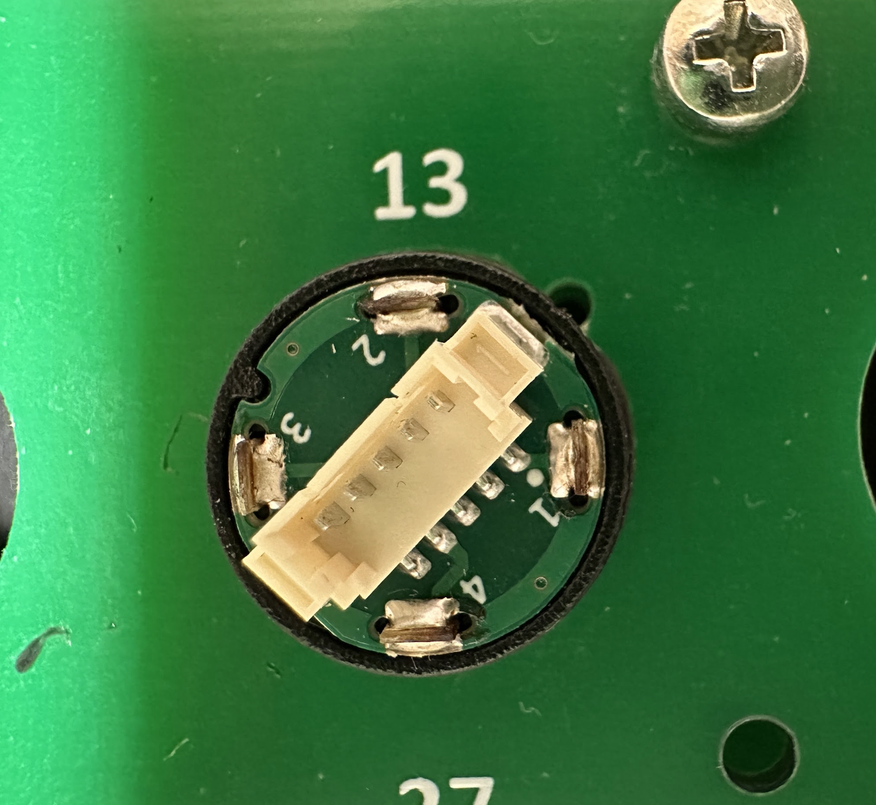
#> input picture sift/dataset/correct.png, 876 x 805 px, shrunk from 1720 x 1580 before the run; the run also reads 1 picture not shown here
$ python sift_detector1.py   (older library calls are emulated)
#> lines starting #> are read from the running program, lines starting #| are printed output that depends on the picture; after the words box and inside, x2 and y2 are one past the last pixel; in counts of white or black regions, pixels touching at a corner belong together
import time

import cv2
import matplotlib.pyplot as plt
import numpy as np

img_bgr = cv2.imread("dataset/correct.png")
#> img_bgr is the input picture: shape (805, 876, 3); mean B, G, R 65, 121.6, 60

img_truth = cv2.imread('img/truth.png', cv2.IMREAD_GRAYSCALE)  # truth image (searched pattern)
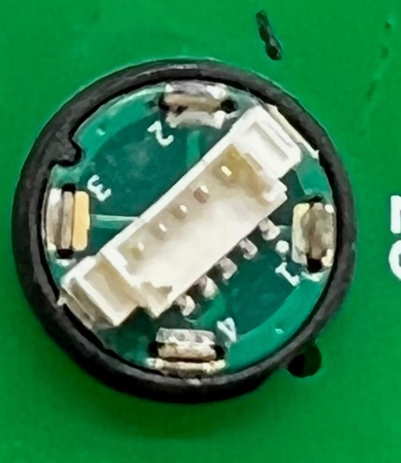
#> input picture sift/img/truth.png, 401 x 463 px, shrunk from 786 x 908 before the run
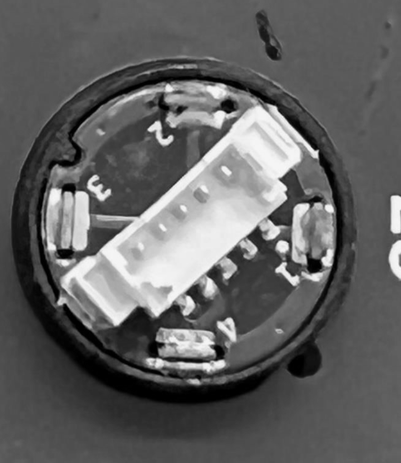
#> img_truth: shape (463, 401); min 0, max 248, mean 97.6
img_scene = cv2.imread('img/2.png', cv2.IMREAD_GRAYSCALE)  # query image (pattern in a scene)

start_time = time.time()

sift = cv2.SIFT_create()

kp_truth, des_truth = sift.detectAndCompute(img_truth, None)
#> kp_truth = 727 keypoints; strongest (x, y, size): (282, 247, 7.3), (314, 265, 9.5), (228, 105, 9.4), (219, 91, 10.8)
kp_scene, des_scene = sift.detectAndCompute(img_scene, None)
#> kp_scene has the same summary as kp_truth

"""
algorithm takes an integer, what is missing from the tutorial is the initialisation of FLANN_INDEX_KDTREE and FLANN_INDEX_LSH with different values. (The upper case should have been a hint that these are meant as descriptive labels of fixed integer values.
"""
FLANN_INDEX_KDTREE = 1

index_params = dict(algorithm=FLANN_INDEX_KDTREE, trees=5)
search_params = dict(checks=50)

"""
FlannBasedMatcher() calls its nearest search methods to find the best matches
"""
feature_matcher = cv2.FlannBasedMatcher(index_params, search_params)

"""
 Finds the k best matches for each descriptor from a query set.
"""
matches = feature_matcher.knnMatch(des_scene, des_truth, k=2)
#> matches = 727 matches

nn_match_ratio = 0.7
good_matches = [m for m, n in matches if m.distance < nn_match_ratio * n.distance]
#> good_matches = 727 matches

img_matches = cv2.drawMatchesKnn(img_truth,
                                 kp_truth,
                                 img_scene,
                                 kp_scene,
                                 [[m] for m in good_matches],
                                 None,
                                 flags=cv2.DrawMatchesFlags_NOT_DRAW_SINGLE_POINTS)
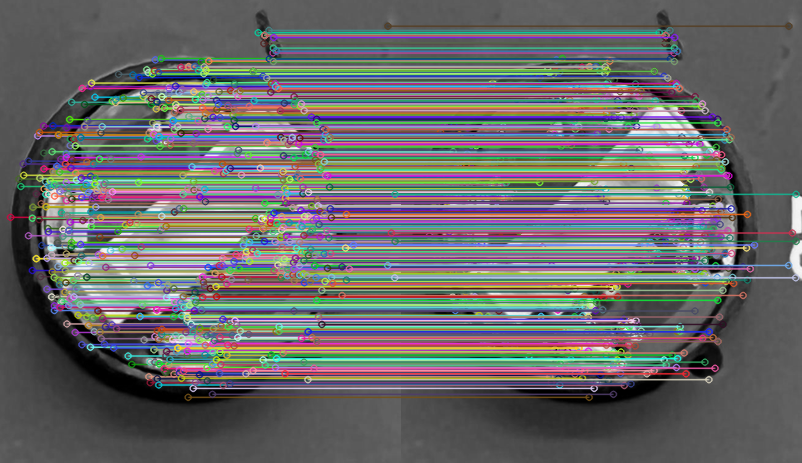
#> img_matches: shape (463, 802, 3); mean of channels 0, 1, 2 104.9, 104.6, 105.2; drawn as B, G, R

plt.imshow(img_matches, cmap="gray")
plt.show()

# homography using RANSAC
if len(good_matches) < 10:
    raise ValueError(f"Length of good matches is {len(good_matches)}")

truth_pts = np.float32([kp_truth[m.trainIdx].pt for m in good_matches]).reshape(-1, 1, 2)
#> truth_pts = 727 rows, first 8: [10.1, 216.8], [18.47, 178.5], [20.4, 186], [22.64, 163.5], [23.21, 174.7], [27.97, 235.2], [28.05, 160.6], [31.85, 270]
scene_pts = np.float32([kp_scene[m.queryIdx].pt for m in good_matches]).reshape(-1, 1, 2)
#> scene_pts has the same summary as truth_pts

homography, _ = cv2.findHomography(scene_pts, truth_pts, cv2.RANSAC, 5.0)
#> homography = [[1, -4.59e-16, -3.58e-13], [3.61e-15, 1, -4.99e-13], [1.66e-17, -1.92e-18, 1]]
img_corrected = cv2.warpPerspective(img_scene, homography, img_truth.shape)
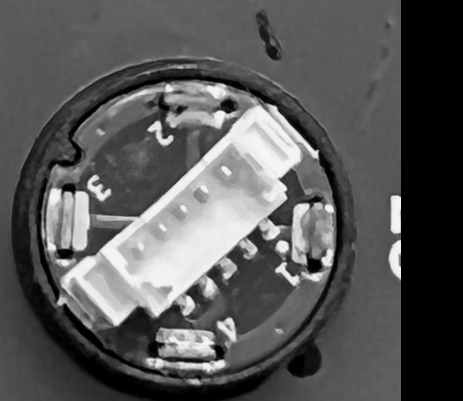
#> img_corrected: shape (401, 463); min 0, max 248, mean 87.6
plt.imshow(img_corrected, cmap="gray")
plt.show()

end_time = time.time()

print(end_time - start_time, "s")

img_hsv = cv2.cvtColor(img_bgr, cv2.COLOR_BGR2HSV)
#> img_hsv: shape (805, 876, 3); mean H, S, V 58.1, 154.3, 124.1

HUE = 21
SATURATION = 148
VALUE = 166
AREA_THRESHOLD = 10

yellow_mask = cv2.inRange(
    img_hsv,
    (HUE - 5, SATURATION - 45, VALUE - 45),
    (HUE + 5, SATURATION + 45, VALUE + 45)
)
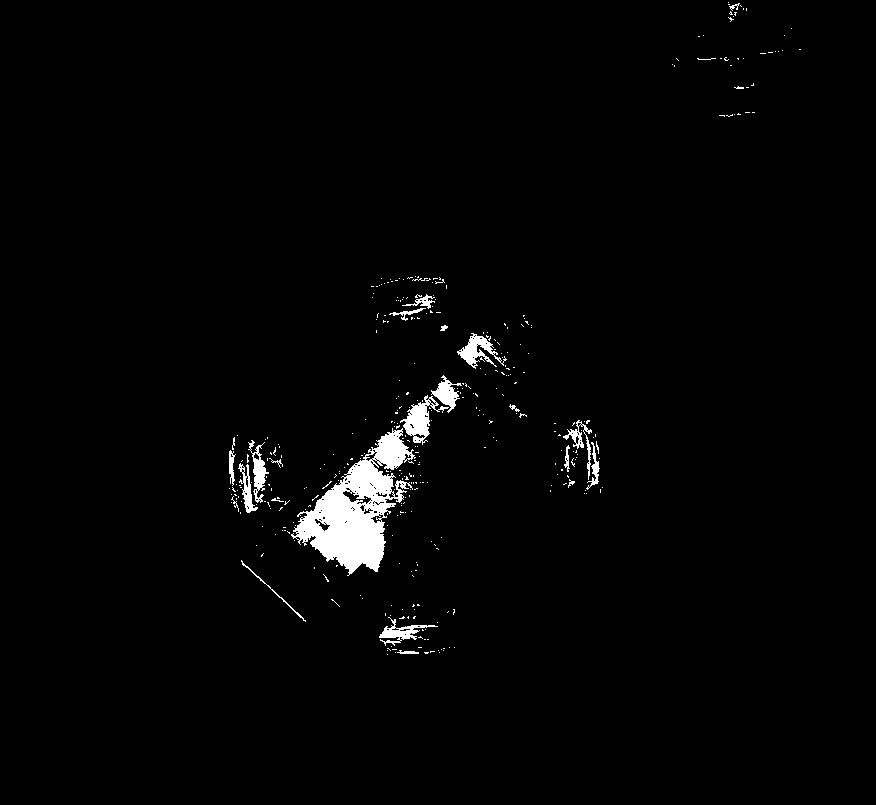
#> yellow_mask: shape (805, 876); 1.9% white; 373 white regions (348 under 20 px), largest, box (x1, y1, x2, y2) and area: (291, 428, 416, 576) 7622, (400, 395, 449, 445) 844, (457, 333, 507, 369) 642

erosion_size = 1
structuring_element = cv2.getStructuringElement(cv2.MORPH_RECT, (2 * erosion_size + 1, 2 * erosion_size + 1),
                                                (erosion_size, erosion_size))

yellow_mask = cv2.erode(yellow_mask, structuring_element, iterations=4)
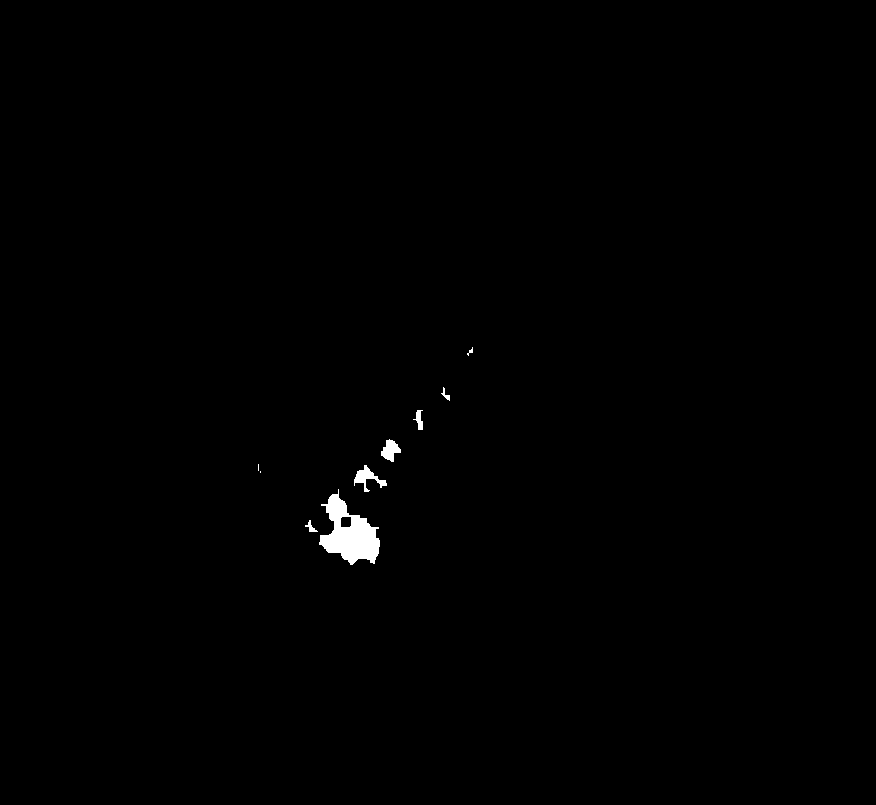
#> yellow_mask: shape (805, 876); 0.45% white; 9 white regions (2 under 20 px), largest, box (x1, y1, x2, y2) and area: (319, 489, 380, 565) 2346, (354, 465, 387, 492) 320, (381, 439, 401, 462) 264

nlabels, labels, stats, centroids = cv2.connectedComponentsWithStats(yellow_mask, None, None, None, 8, cv2.CV_32S)
#> labels: shape (805, 876) int32; 10 distinct labels, from 0 to 9
#> nlabels = 10; stats = [[0, 0, 876, 805, 702011], [467, 347, 6, 9, 21], [441, 387, 9, 14, 44], [413, 410, 10, 20, 105], [381, 439, 20, 23, 264], [258, 464, 1, 7, 7], [354, 465, 33, 27, 320], [260, 471, 1, 2, 2], [319, 489, 61, 76, 2346], [305, 520, 13, 12, 60]]; centroids = [[437.9, 401.5], [470, 351.1], [445.4, 394.5], [418.8, 419.5], [390, 449.9], [258, 467], [367.2, 477.6], [260, 471.5], [349.4, 534], [310.5, 526.9]]
component_areas = stats[1:, cv2.CC_STAT_AREA]
#> component_areas = [21, 44, 105, 264, 7, 320, 2, 2346, 60]
for i in range(0, nlabels - 1):
    x, y = centroids[i]
    if component_areas[i] >= AREA_THRESHOLD:
        if x > yellow_mask.shape[0] / 2:
            x_quad = "right"
        else:
            x_quad = "left"

        if y > yellow_mask.shape[1] / 2:
            y_quad = "top"
        else:
            y_quad = "bottom"

        print("Missing solder ", x_quad, y_quad)
#> this loop made 9 passes

plt.imshow(cv2.cvtColor(img_bgr, cv2.COLOR_BGR2RGB))
plt.show()
plt.imshow(yellow_mask, cmap="gray")
plt.show()
